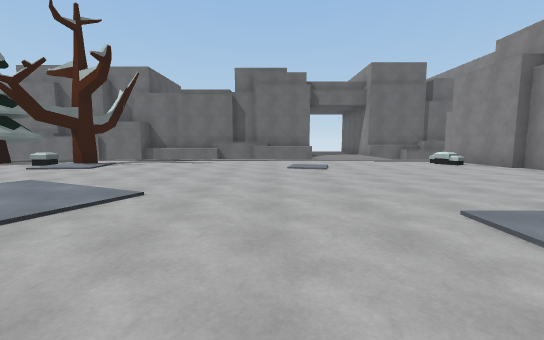
View 1 (above)

19 first-person views from a walk through a scene from a Unity 3-D project. The camera is 1.4 m above the floor, tilts 6° down and sees 90° across. The floor is counted in squares, 2 m on a side. Each view is taken from the middle of a square. On the plan, view 1 faces up. The plan holds only what a view shows up to about 9 squares ahead; the rest is blank. The place goes on beyond the plan. The player is left out. Surface patterns are stand-ins for the level's own textures.

View 2
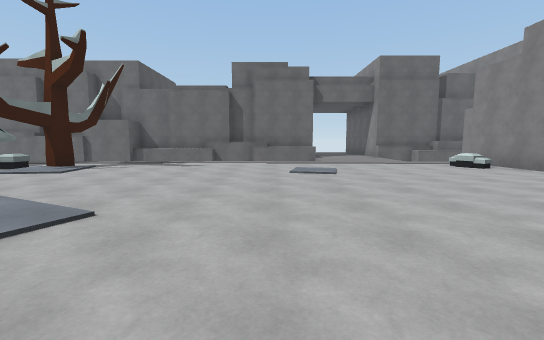

View 3
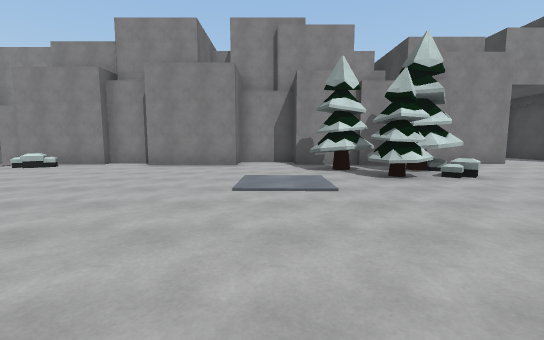

View 4
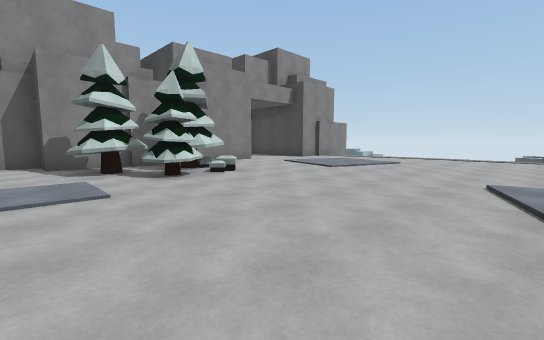

View 5
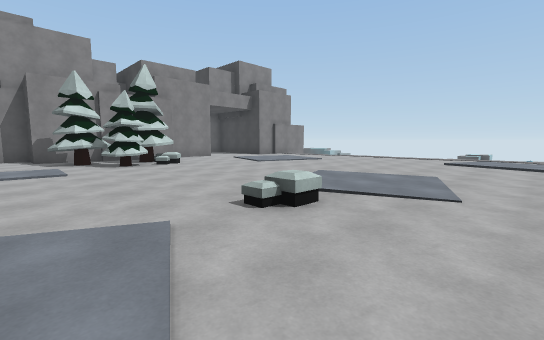

View 6
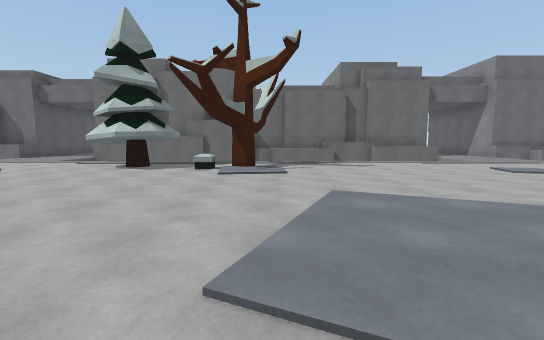

View 7
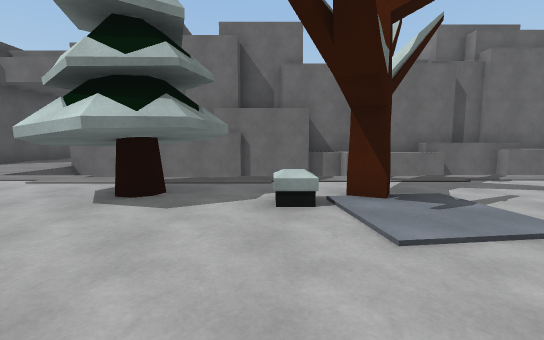

View 8
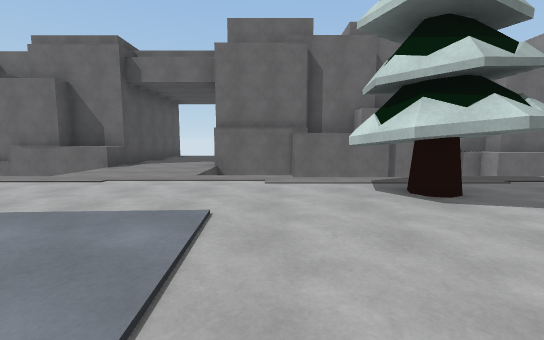

View 9
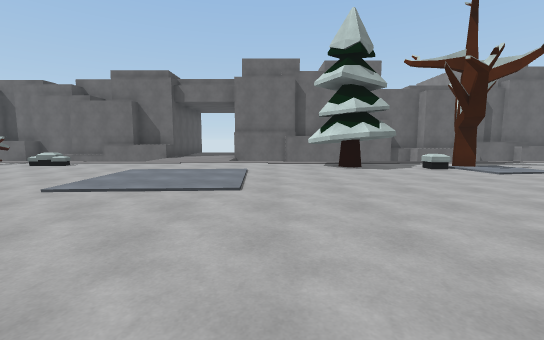

View 10
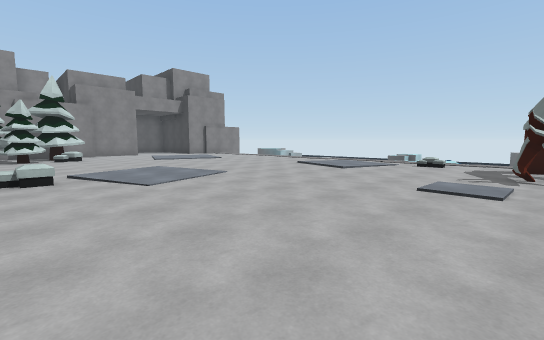

View 11
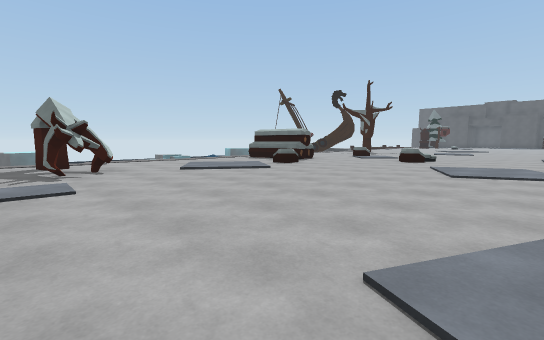

View 12
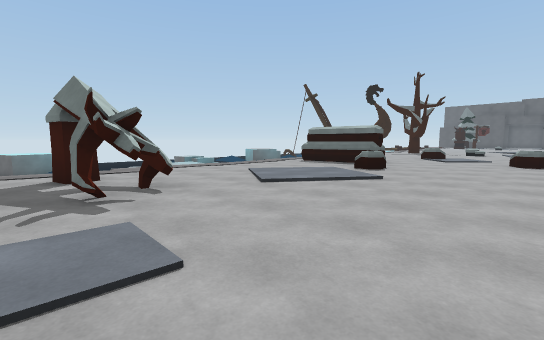

View 13
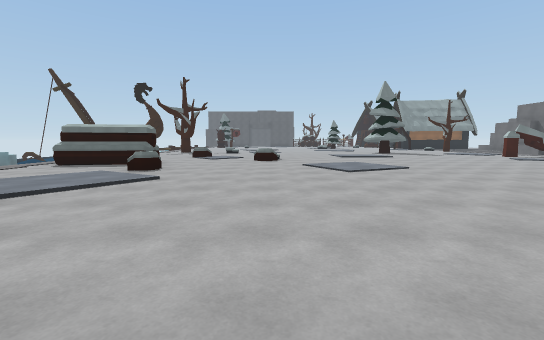

View 14
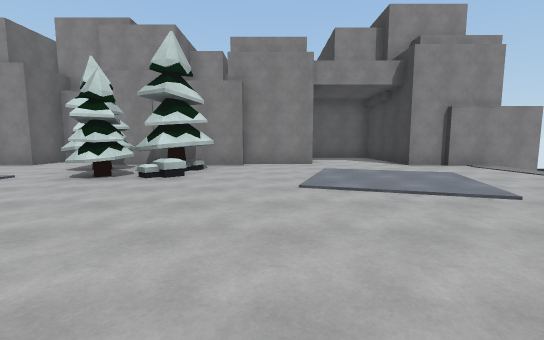

View 15
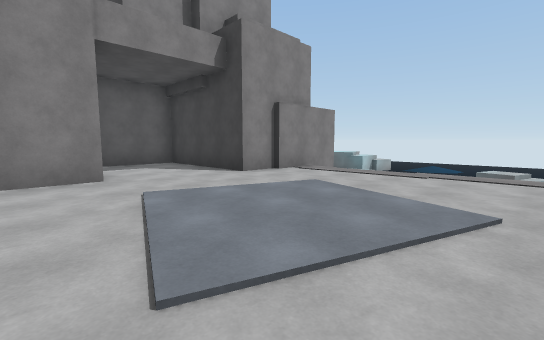

View 16
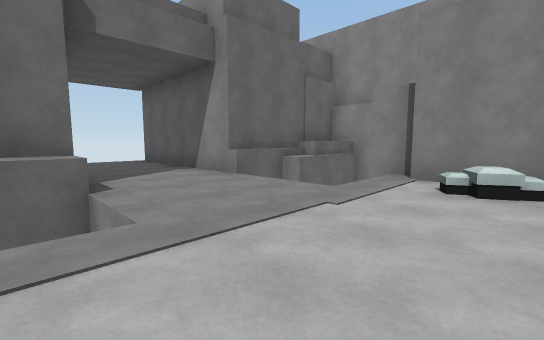

View 17
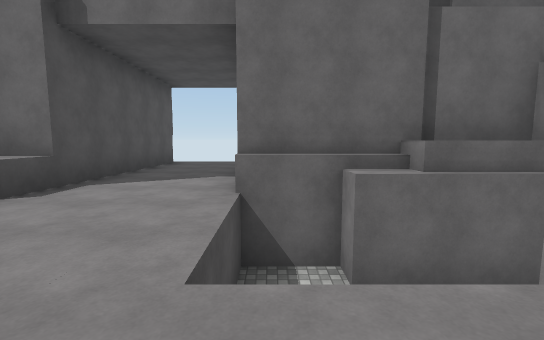

View 18
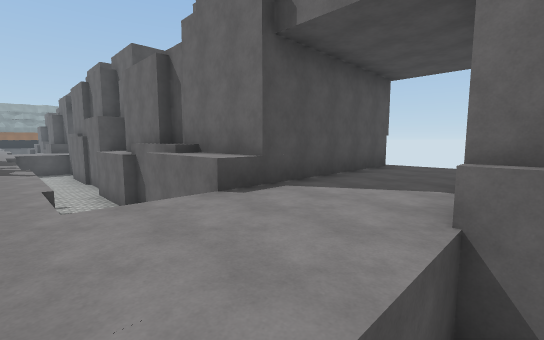

View 19
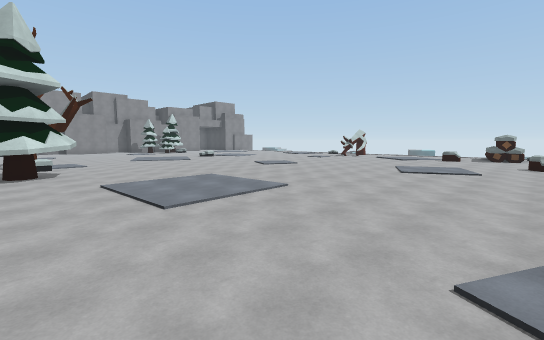

### Floor plan
Key: @ floor where view 1 was taken; # wall or solid block; . floor; / step, stairs or slope; = window, fence, low wall or low ledge; ^ raised ledge; v drop or lower ground; T tree.
Columns run from 18 left of view 1 to 10 right of it. Each row starts with its distance up from view 1.
 18                    #...
 17                    #...#
 16                    #...#
 15                    #...#
 14   #...      ^^^    #...#
 13 #^^...###   ^^^^^^^^...#^^^^
 12 v^^...  vvvvv^^^vv^^...v^^^#
 11    ...      vvvv    ...v v
 10  ........................#
  9 /=......TTT..............#
  8 .........TT^T..........=.#
  7 .........................#
  6 .........................#
  5 ........................##
  4 ........................#
  3 .......... .............###
  2 .......... ...............#
  1 ........     ..........T.##
  0 ...............=..@...TT.#
 -1 .....................TTT##
 -2 ......................TT#
 -3 ^.......................##
 -4 .........................#
 -5 .........................#
 -6 ...=........................#
 -7  ##.....TT..................#
 -8  ##......T..............#####
 -9   #......T./... ........#
-10   ..........    .. .....#
-11                         #
-12                         v

Positions as (right, up) in squares from view 1, and headings:
1: (0, 0), facing up
2: (0, 1), facing up
3: (-2, 2), facing right
4: (-2, 2), facing down-right
5: (-5, 2), facing down-right
6: (-5, 1), facing up
7: (-7, 5), facing up
8: (-11, 5), facing up
9: (-11, 1), facing up
10: (-9, 0), facing down-right
11: (-8, 0), facing down-left
12: (-8, -3), facing down-left
13: (-8, -3), facing left
14: (-2, -4), facing right
15: (1, -4), facing down-right
16: (1, 8), facing up-right
17: (5, 9), facing up
18: (5, 10), facing up-left
19: (-18, 9), facing down-right
